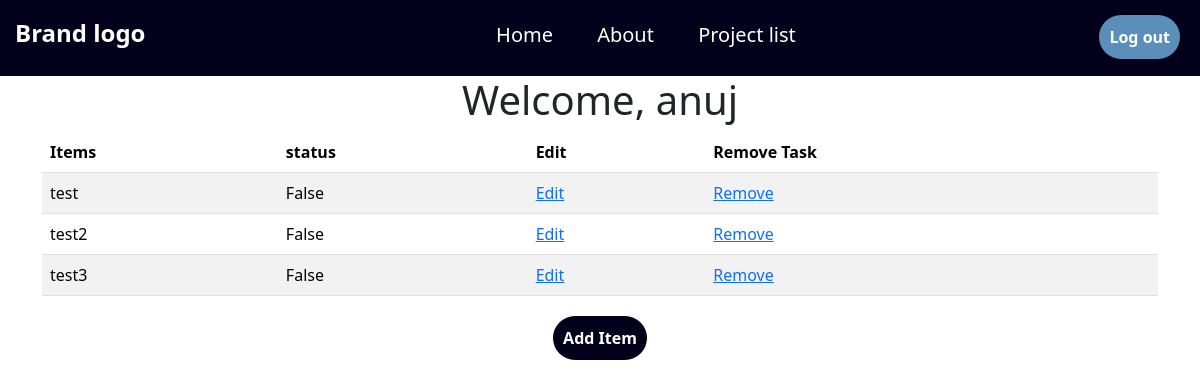
Page /to_do/ (signed in) on the earlier database version.
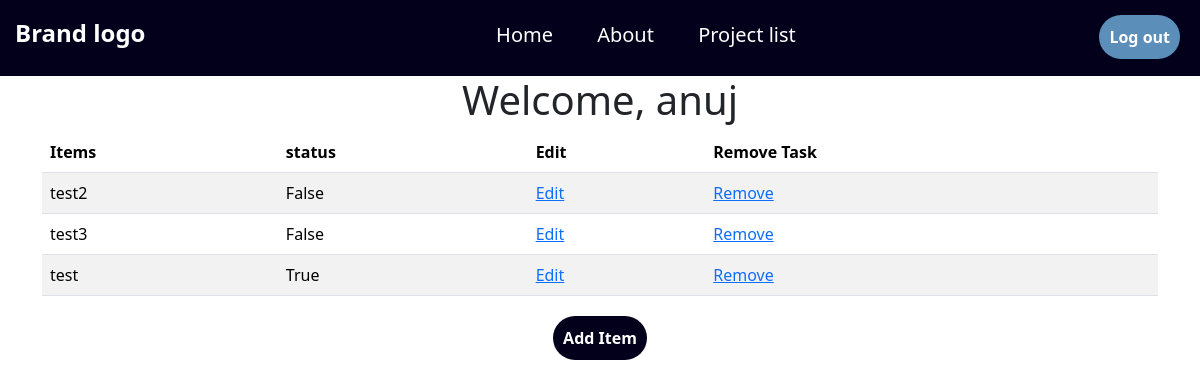
Same page on the later database version.
### to_do/models.py (models this page shows, shortened)
class Task(models.Model):
    user =  models.ForeignKey(User, on_delete=models.CASCADE, blank=True, null=True, default=User.username)
    title = models.CharField(max_length=200, blank=True, null=True)
    desc = models.TextField(blank=True, null=True)
    status = models.BooleanField(default=False)
    created = models.DateTimeField(auto_now_add=True)
    class Meta:
        ordering = ['status']

### to_do/views.py (the view)
# urls.py: path("",views.index,name="index"),
def index(request):
    if request.user.is_authenticated:
        todo_list = Task.objects.filter(user=request.user)
        return render(request, 'to_do/index.html', {'todo_list':todo_list})
    return render(request, 'to_do/index.html')

### to_do/templates/to_do/index.html (shortened to what this page needs)
{% extends 'to_do/base.html' %}
{% load static %}
    {% block content %}
    <div class="container">
        <h1 style="text-align: center;">Welcome, {{user.username}}</h1>
        <table class="table table-striped">
            <thead>
              <tr>
                <th scope="col">Items</th>
                <th scope="col">status</th>
                <th scope="col">Edit</th>
                <th scope="col">Remove Task</th>
              </tr>
            </thead>
            <tbody>
                {% for i in todo_list %}
              <tr>
                <td>{{i.title}}</td>
                <td>{{i.status}}</td>
                <td><a href="{% url 'to_do:edit' i.id %}">Edit</a></td>
                <td><a href="{% url 'to_do:remove' i.id %}">Remove</a></td>
              </tr>
              {% endfor %}
            </tbody>
          </table>
          <button class="btn-add-item"><a href="{% url 'to_do:add_task' %}">Add Item</a></button>
    </div>
    {% endblock %}

### to_do/templates/to_do/base.html (shortened to what this page needs)
{% load static %}
<!DOCTYPE html>
<html lang="en">
<head>
    <link rel="stylesheet" href="https://cdn.jsdelivr.net/npm/bootstrap@5.3.2/dist/css/bootstrap.min.css">
    <link rel="stylesheet" href="{% static 'todo/style.css' %}">
</head>
<body>
    <header class="fflex ">
        <a href="{% url 'to_do:index' %}" class="bbrand-logo">Brand logo</a>
        <ul>
            <li><a href="{% url 'to_do:index' %}" class="nnav-link">Home</a></li>
            <li><a href="#" class="nnav-link">About</a></li>
            <li><a href="{% url 'index' %}" class="nnav-link">Project list</a></li>
        </ul>
        <a href="{% url 'to_do:logout' %}"><button class="bbtn">Log out</button></a>
    </header>
    {% block content %}
    {% endblock %}
</body>
</html>

### to_do/static/todo/style.css (style rules this page uses)
* { padding: 0; margin: 0; box-sizing: border-box; }
header { background-color: #03001C; }
.fflex { display: flex; justify-content: space-between; }
.bbrand-logo { text-decoration: none; font-size: 24px; margin: 15px; color: #ffffff; font-weight: 700; }
.nnav-link { text-decoration: none; color: #ffffff; font-size: 20px; margin: 10px; padding: 10px 0; transition: all 0.3s ease 0s; }
li { display: inline-block; padding: 10px; margin-top: 10px; }
.bbtn { border: none; background-color: #5B8FB9; padding: 10px; margin: 15px 0; margin-right: 20px; border-radius: 50px; font-size: 16px; font-weight: 700; color: #ffffff; cursor: pointer; }
.btn-add-item { border: none; margin: 20px; background-color: #03001C; padding: 10px; border-radius: 30px; display: block; margin: 20px auto; }
.btn-add-item>a { text-decoration: none; color: #ffffff; font-size: 16px; font-weight: 700; }

Differences in the rows shown:
changed Task "test": status "False" → "True"; moves down the list
